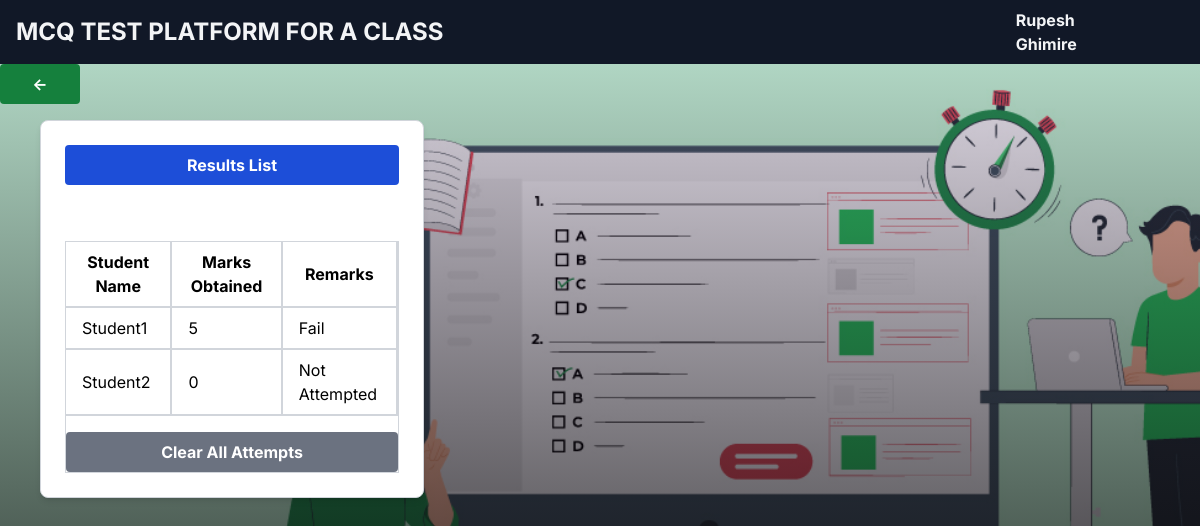
Before: /results/ (signed in) with the older database file.
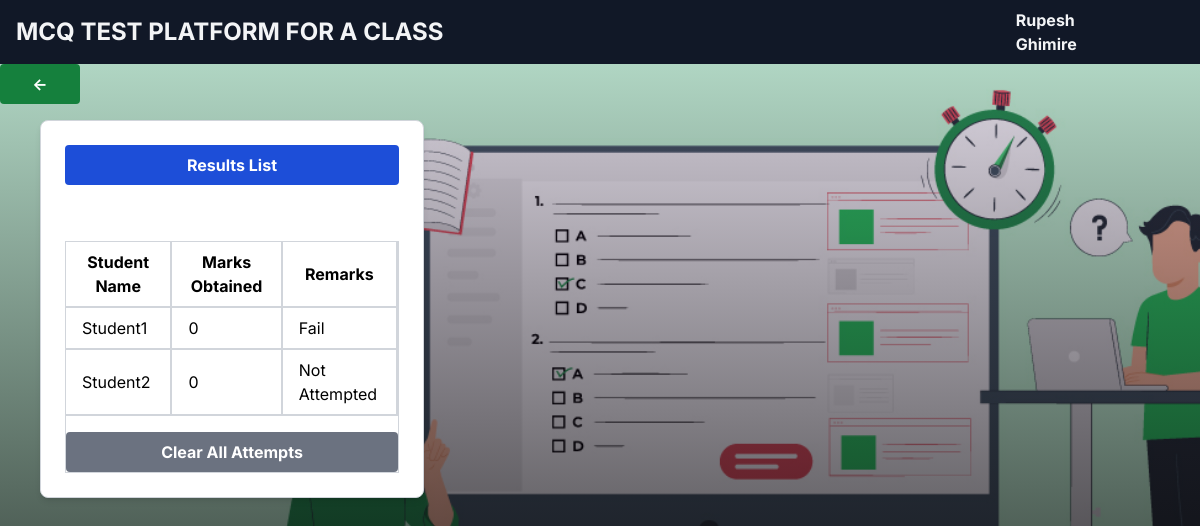
After: the same page with the newer database file.
### base/models.py (models this page shows)
class User(AbstractUser):
    name = models.CharField(max_length=200, null=True)
    email = models.EmailField(unique=True, null=True)
    username = models.CharField(max_length=200, unique=True, null=True)
    bio = models.TextField(null=True,blank=True)
    marks = models.IntegerField(default=0)
    is_teacher = models.BooleanField(default=False)
    attempted = models.BooleanField(default=False)
    USERNAME_FIELD = 'email'
    REQUIRED_FIELDS = ['username']

### base/views.py (the view)
# urls.py: path('results/', views.allResult, name='results'),
@login_required
def allResult(request):
    if request.user.is_staff:
            data = {}
            users = User.objects.filter(is_teacher=False)
            for user in users:
                if user.attempted == False:
                    remarks = 'Not Attempted'
                elif user.marks >= 13:
                    remarks = 'Pass'
                else:
                    remarks = 'Fail'
                data[user] = [remarks]
            print(data)
            print(users)
            return render(request,'base/resultList.html',{'students':data})
    else:
        messages.error(request, 'You cannot Access this page!')
        return  redirect('homepage')

### base/templatetags/custom_tags.py (called while the page is built)
@register.filter(name='get_remarks')
def get_remarks(value):
    if value==None or value=='':
        return "No Remarks"
    else:
        return value[0]

### base/templates/base/resultList.html (shortened to what this page needs)
{% extends 'base.html' %}
{% load custom_tags %}
{% block content %}
<div class="bg-green-700 justify-center items-center text-white w-20 font-bold py-2 px-4 rounded flex items-center"><a href="{% url 'homepage' %}"> <- </a></div>
<div class="ml-10 mt-4 border border-gray-300 rounded p-4 flex flex-col gap-4 w-96 bg-white p-6 rounded-lg shadow-md">
<h1 class="bg-blue-700 justify-center items-center text-white font-bold py-2 px-4 rounded flex items-center">Results List</h1>
<br>
<div class="flex justify-center">
  <div class="border border-gray-300">
    <table class="w-full">
      <tr class="border-b-2 border-gray-300">
        <th class="border-r-2 border-gray-300 px-4 py-2">Student Name</th>
        <th class="border-r-2 border-gray-300 px-4 py-2">Marks Obtained</th>
        <th class="border-r-2 border-gray-300 px-4 py-2">Remarks</th>
      </tr>
      {% for student, remarks in students.items %}
      <tr class="border-b-2 border-gray-300">
        <td class="border-r-2 border-gray-300 px-4 py-2">{{ student.name }}</td>
        <td class="border-r-2 border-gray-300 px-4 py-2">{{ student.marks }}</td>
        <td class="border-r-2 border-gray-300 px-4 py-2">{{ remarks|get_remarks }}</td>
      </tr>
      {% endfor %}
    </table>
    <div class="bg-gray-500 mt-4 justify-center items-center text-white font-bold py-2 px-4 rounded flex items-center hover:bg-green-500">
      <a href="{% url 'clearattempts' %}"> Clear All Attempts </a>
    </div>
  </div>
</div>
</div>
{% endblock %}

Changed rows visible on the page:
changed User "Student1": marks "5" → "0"
